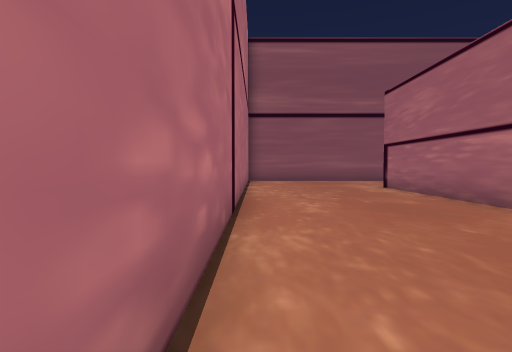
View 1 (above)

24 first-person views from a walk through a 3-D level made in the Unity game engine. The camera is 1.4 m above the floor, tilts 2° down and sees 80° across. The floor is counted in squares, 1.8 m on a side. Each view is taken from the middle of a square. On the plan, view 1 faces up. The plan holds only what a view shows up to about 11 squares ahead; the rest is blank. The place goes on beyond the plan. The player character is not drawn.

View 2
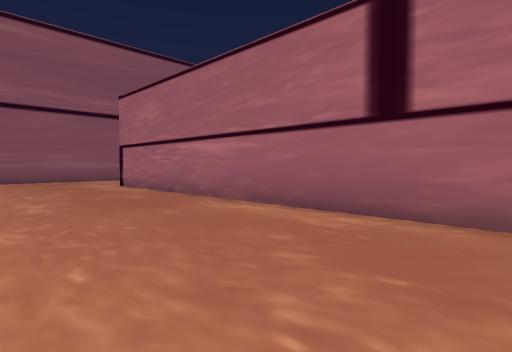

View 3
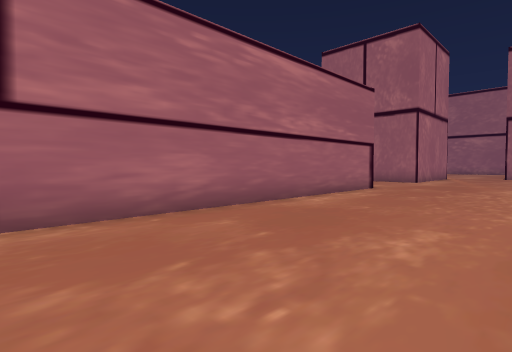

View 4
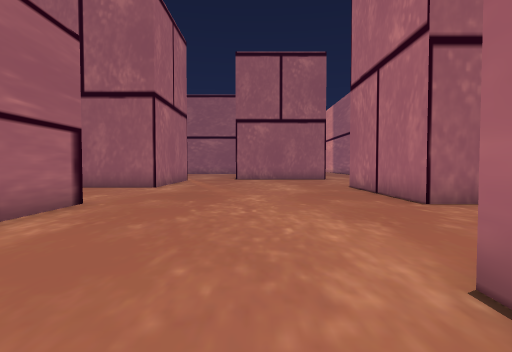

View 5
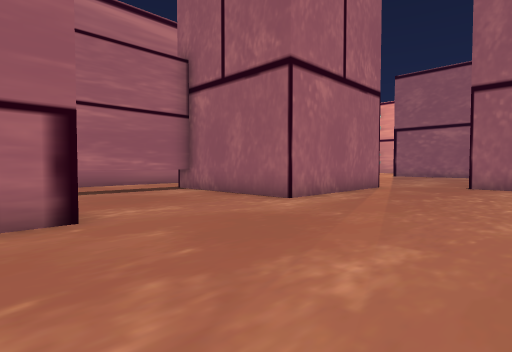

View 6
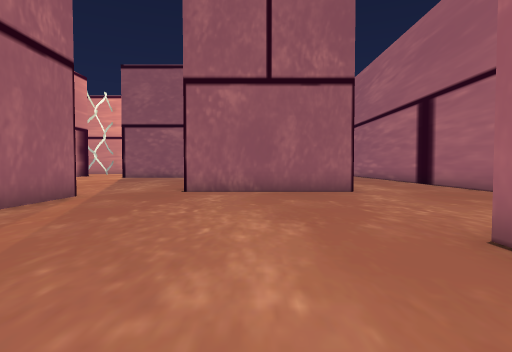

View 7
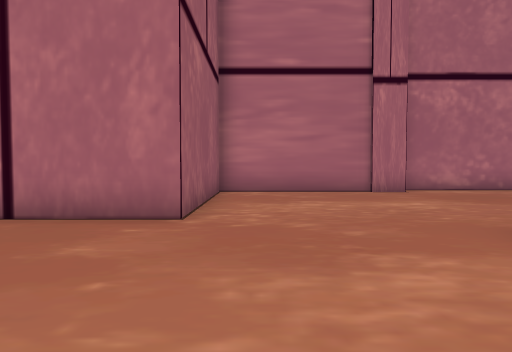

View 8
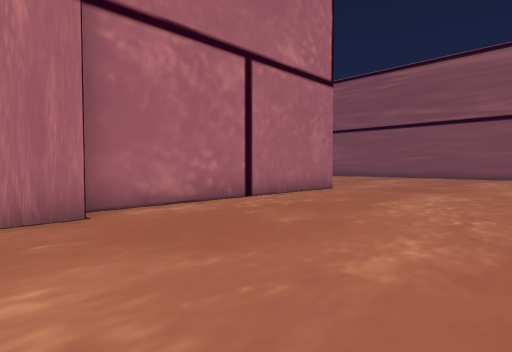

View 9
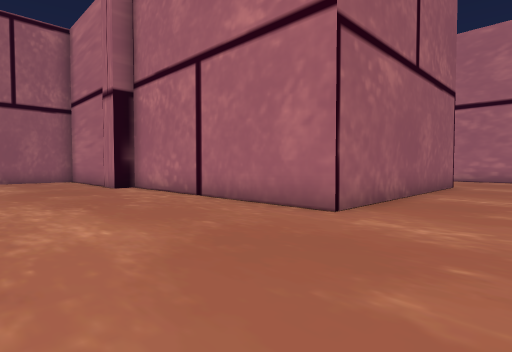

View 10
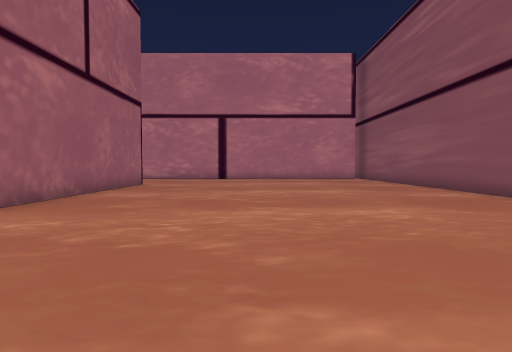

View 11
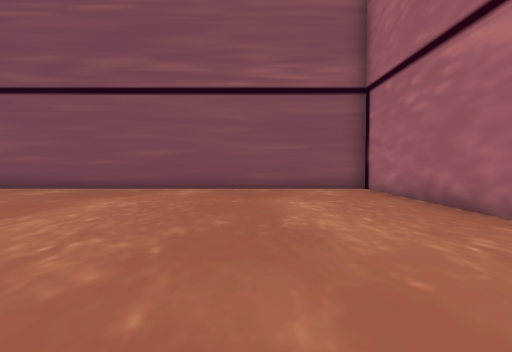

View 12
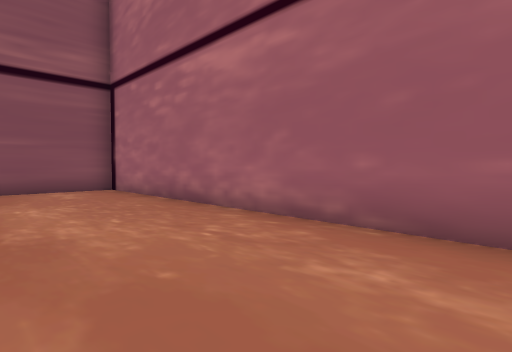

View 13
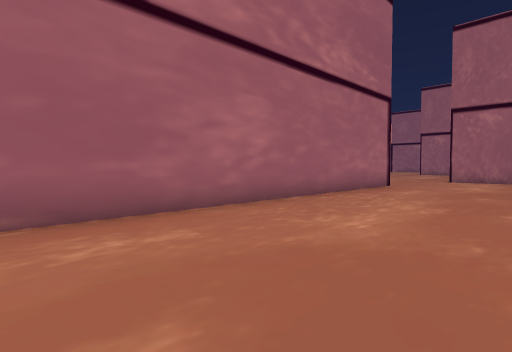

View 14
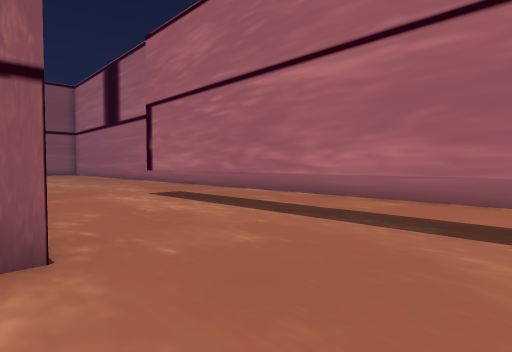

View 15
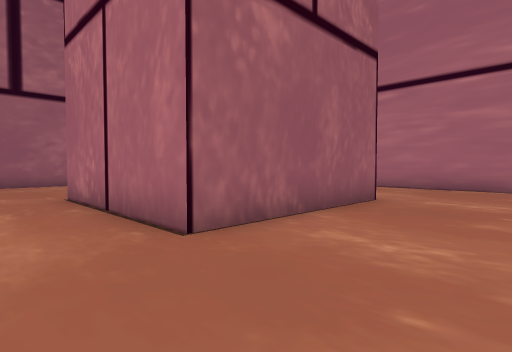

View 16
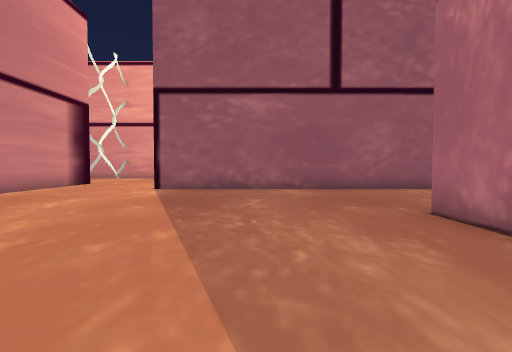

View 17
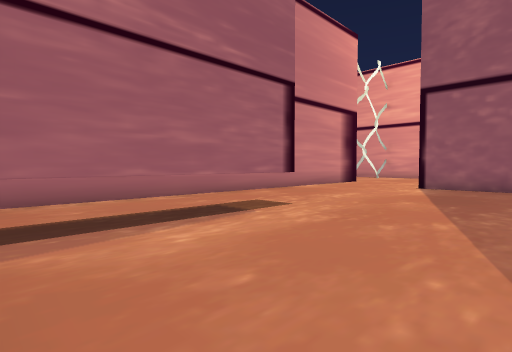

View 18
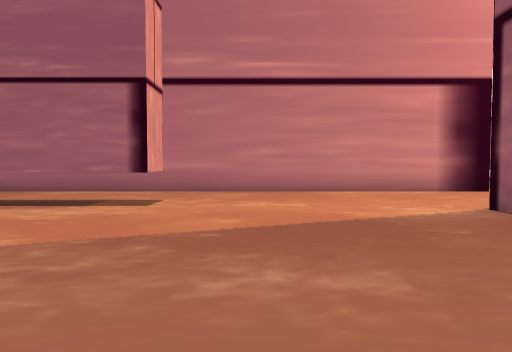

View 19
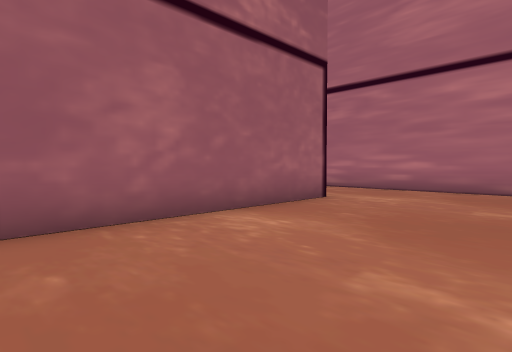

View 20
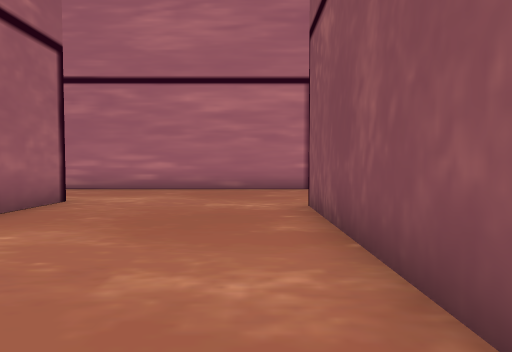

View 21
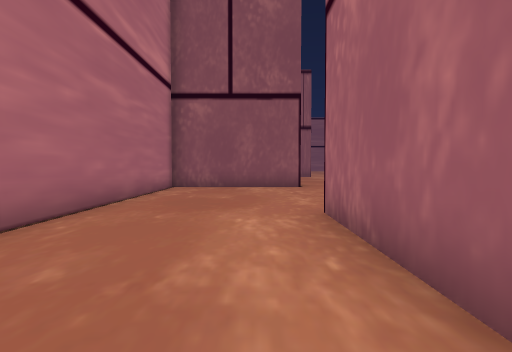

View 22
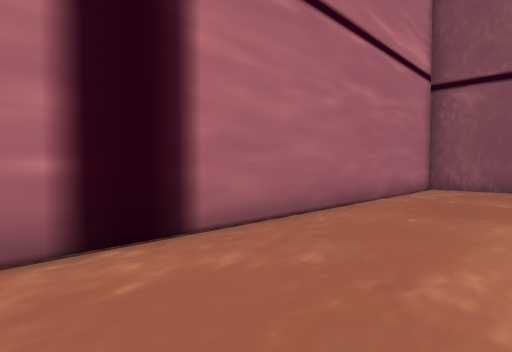

View 23
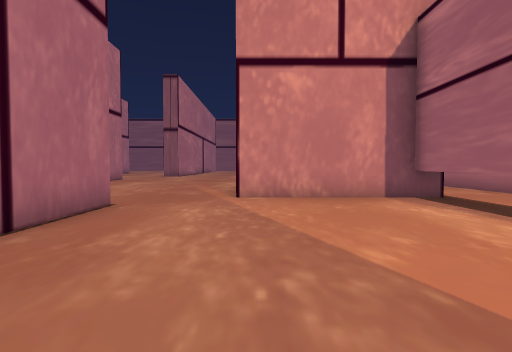

View 24
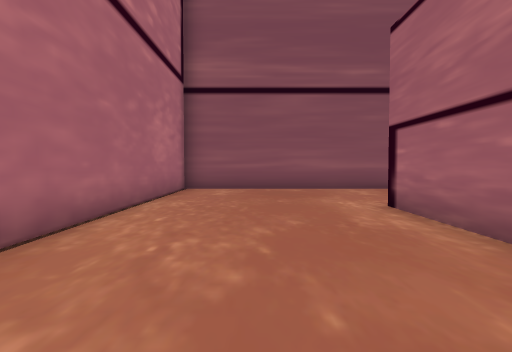

### Floor plan
Key: @ floor where view 1 was taken; # wall or solid block; . floor; T thing the floor can be seen under or through.
Columns run from 14 left of view 1 to 12 right of it. Each row starts with its distance up from view 1.
 15 #####################
 14 .............#.......
 13 .............#......
 12 .............#......
 11 .............#......
 10 .............#.....#
  9 .............#.....#
  8 .............#.....#
  7 .............#.....#
  6 .............#.....#
  5 .............#.....#
  4 #######......#.....#
  3       #......#.....#
  2       #......#.....#
  1       #......#.....#
  0       #......#@....# ..
 -1       #......#.....# ...
 -2       #......#.....# ....
 -3       #......#.....# .....#
 -4       ##.....#.....# ..T .#
 -5        #...........#...T .#
 -6        #...........#...T .#
 -7        #...........#...T .#
 -8        #...........#...T .#
 -9        #####.......#...T .#
-10            #...........T .#
-11            #...........T .#
-12            #...........T .#
-13            #...........#
-14        #####.......######
-15        #...........#      #
-16        #...........#     .#
-17        #...........#     .#
-18        #...........####  .#
-19        #...............TT.#
-20        #...######......T .#
-21        #...#    #......T .#
-22        #...#    #......T .#
-23        #...#    #......T .#
-24        #...#    #......TT.#
-25        #...######.........#
-26        #..................#
-27        #..................#
-28        #..................#
-29        #..................#
-30        #...############...#
-31        #..             ...#
-32        #.                .#
-33                           #

Where each view was taken, in squares from view 1:
view 1: 0 up, 0 right, facing up
view 2: 1 down, 0 right, facing up-right
view 3: 1 up, 0 right, facing down-right
view 4: 3 down, 1 right, facing down
view 5: 8 down, 0 right, facing down-right
view 6: 11 down, 0 right, facing down
view 7: 8 down, 2 right, facing left
view 8: 5 down, 2 left, facing up-left
view 9: 7 up, 3 left, facing down-left
view 10: 9 up, 3 left, facing left
view 11: 5 up, 5 left, facing up
view 12: 5 up, 5 left, facing up-right
view 13: 7 up, 6 left, facing down-right
view 14: 12 down, 5 right, facing up-right
view 15: 17 down, 4 right, facing down-left
view 16: 20 down, 5 right, facing down
view 17: 19 down, 5 right, facing down-right
view 18: 26 down, 3 right, facing right
view 19: 26 down, 3 right, facing down-left
view 20: 26 down, 3 right, facing left
view 21: 25 down, 4 left, facing up
view 22: 25 down, 4 left, facing up-left
view 23: 26 down, 5 right, facing up
view 24: 5 up, 2 right, facing up
